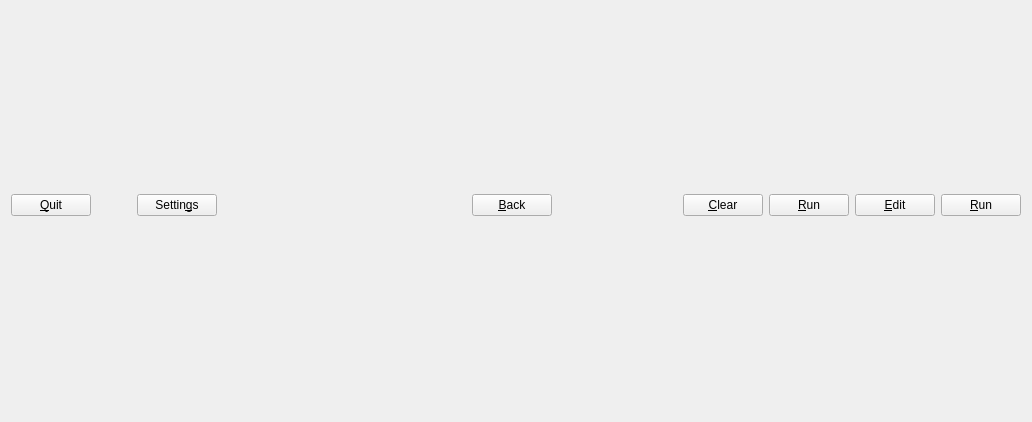
<?xml version="1.0" encoding="UTF-8"?>
<ui version="4.0">
 <class>ActionBox</class>
 <widget class="QWidget" name="ActionBox">
  <property name="geometry">
   <rect>
    <x>0</x>
    <y>0</y>
    <width>1032</width>
    <height>422</height>
   </rect>
  </property>
  <property name="windowTitle">
   <string>Form</string>
  </property>
  <layout class="QVBoxLayout" name="verticalLayout">
   <property name="topMargin">
    <number>0</number>
   </property>
   <item>
    <layout class="QHBoxLayout" name="horizontalLayout" stretch="0,0,0,2,0,1,0,0,0,0">
     <item>
      <widget class="QPushButton" name="quitButton">
       <property name="toolTip">
        <string>Exit the vMMVII application</string>
       </property>
       <property name="statusTip">
        <string>Exit the vMMVII application</string>
       </property>
       <property name="text">
        <string>&amp;Quit</string>
       </property>
      </widget>
     </item>
     <item>
      <spacer name="horizontalSpacer_4">
       <property name="orientation">
        <enum>Qt::Horizontal</enum>
       </property>
       <property name="sizeHint" stdset="0">
        <size>
         <width>40</width>
         <height>20</height>
        </size>
       </property>
      </spacer>
     </item>
     <item>
      <widget class="QPushButton" name="settingsButton">
       <property name="toolTip">
        <string>Configure the vMMVII application</string>
       </property>
       <property name="statusTip">
        <string>Configure the vMMVII application</string>
       </property>
       <property name="text">
        <string>Settin&amp;gs</string>
       </property>
      </widget>
     </item>
     <item>
      <spacer name="horizontalSpacer_3">
       <property name="orientation">
        <enum>Qt::Horizontal</enum>
       </property>
       <property name="sizeHint" stdset="0">
        <size>
         <width>40</width>
         <height>20</height>
        </size>
       </property>
      </spacer>
     </item>
     <item>
      <widget class="QPushButton" name="backButton">
       <property name="enabled">
        <bool>true</bool>
       </property>
       <property name="toolTip">
        <string>Return to command selection</string>
       </property>
       <property name="statusTip">
        <string>Return to command selection</string>
       </property>
       <property name="text">
        <string>&amp;Back</string>
       </property>
      </widget>
     </item>
     <item>
      <spacer name="horizontalSpacer_2">
       <property name="orientation">
        <enum>Qt::Horizontal</enum>
       </property>
       <property name="sizeHint" stdset="0">
        <size>
         <width>40</width>
         <height>20</height>
        </size>
       </property>
      </spacer>
     </item>
     <item>
      <widget class="QPushButton" name="clearButton">
       <property name="toolTip">
        <string>Clear all parameters value</string>
       </property>
       <property name="statusTip">
        <string>Clear all parameters value</string>
       </property>
       <property name="text">
        <string>&amp;Clear</string>
       </property>
      </widget>
     </item>
     <item>
      <widget class="QPushButton" name="runSelectedButton">
       <property name="toolTip">
        <string>Execute the selected command with MMVII</string>
       </property>
       <property name="statusTip">
        <string>Execute the selected command with MMVII</string>
       </property>
       <property name="text">
        <string>&amp;Run</string>
       </property>
      </widget>
     </item>
     <item>
      <widget class="QPushButton" name="editButton">
       <property name="toolTip">
        <string>Edit the selected command parameters</string>
       </property>
       <property name="statusTip">
        <string>Edit the selected command parameters</string>
       </property>
       <property name="text">
        <string>&amp;Edit</string>
       </property>
      </widget>
     </item>
     <item>
      <widget class="QPushButton" name="runEditedButton">
       <property name="toolTip">
        <string>Run the command</string>
       </property>
       <property name="statusTip">
        <string>Run the command</string>
       </property>
       <property name="text">
        <string>&amp;Run</string>
       </property>
      </widget>
     </item>
    </layout>
   </item>
  </layout>
 </widget>
 <resources/>
 <connections/>
</ui>
